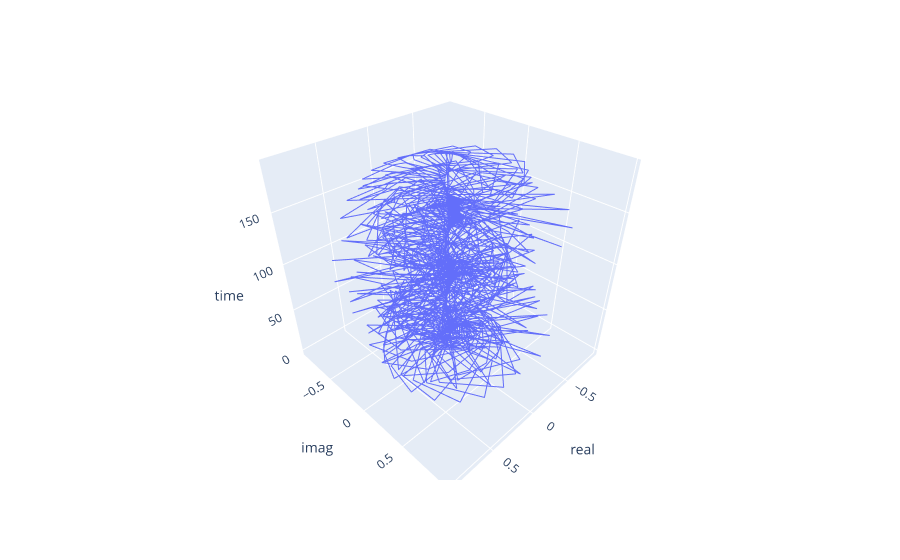

Notebook source saved alongside this figure:
### Code cell
import plotly.express as px
pio.renderers.default = "vscode" #"browser"
px.line_3d(df_quantum_3d.query("prior == 'Upper'"), z="time", x="real", y="imag")

### Figure 1 — Plotly figure (JSON) as saved in the notebook; plotly's stock layout.template omitted (floating-point values rounded to 4 significant figures; data arrays with more than 128 entries replaced by an {"elided": "..."} marker saying what was removed)
{"data": [{"hovertemplate": "real=%{x}<br>imag=%{y}<br>time=%{z}<extra></extra>", "legendgroup": "", "line": {"color": "#636efa", "dash": "solid"}, "marker": {"symbol": "circle"}, "mode": "lines", "name": "", "scene": "scene", "showlegend": false, "type": "scatter3d", "x": {"elided": "1330 float values"}, "y": {"elided": "1330 float values"}, "z": {"elided": "1330 int values"}}], "layout": {"legend": {"tracegroupgap": 0}, "margin": {"t": 60}, "scene": {"domain": {"x": [0, 1], "y": [0, 1]}, "xaxis": {"title": {"text": "real"}}, "yaxis": {"title": {"text": "imag"}}, "zaxis": {"title": {"text": "time"}}}}}
